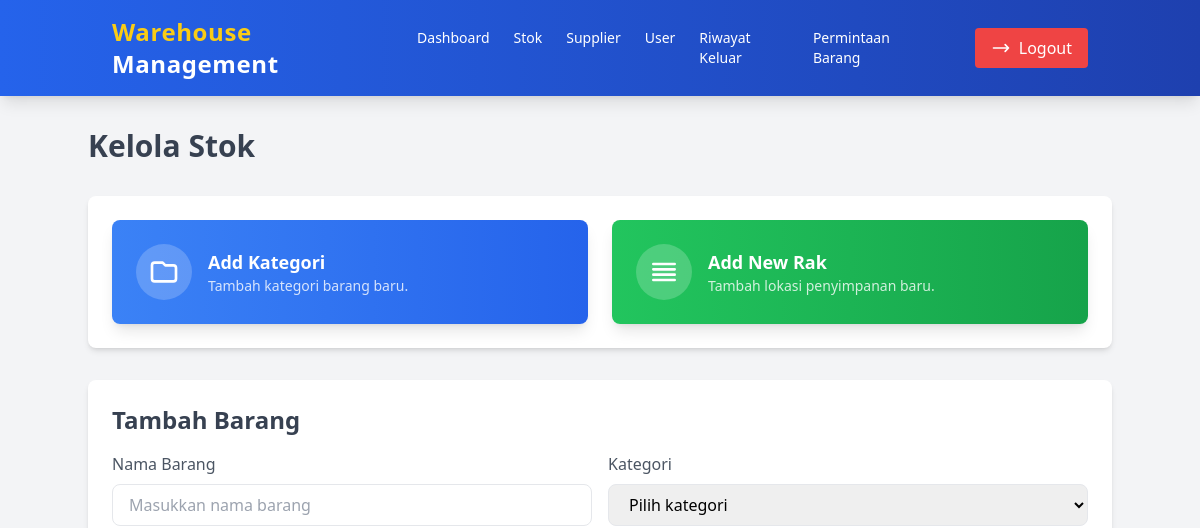
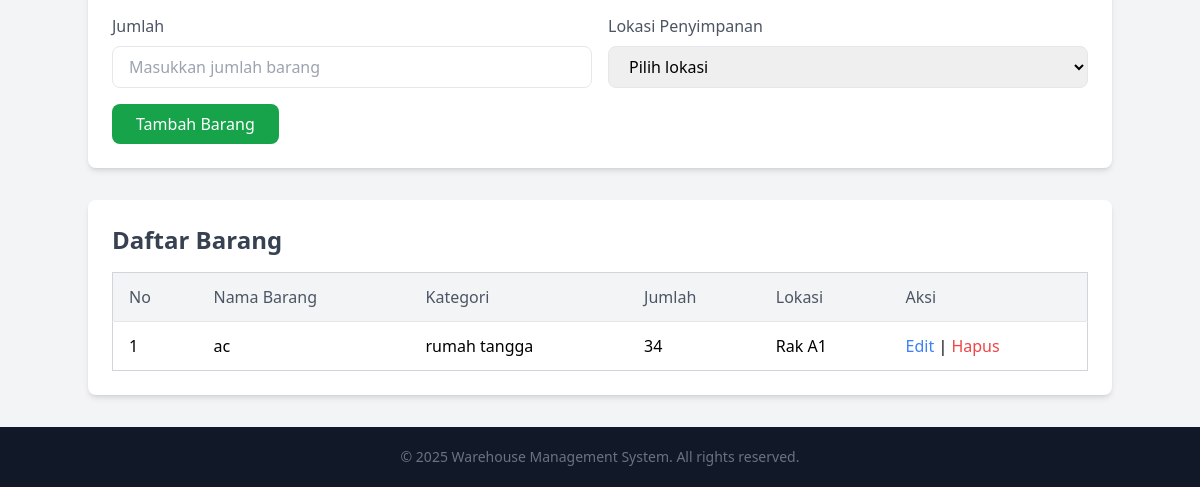
Before: /admin/kelola_stok.php with the older database file (2 pictures, top to bottom).
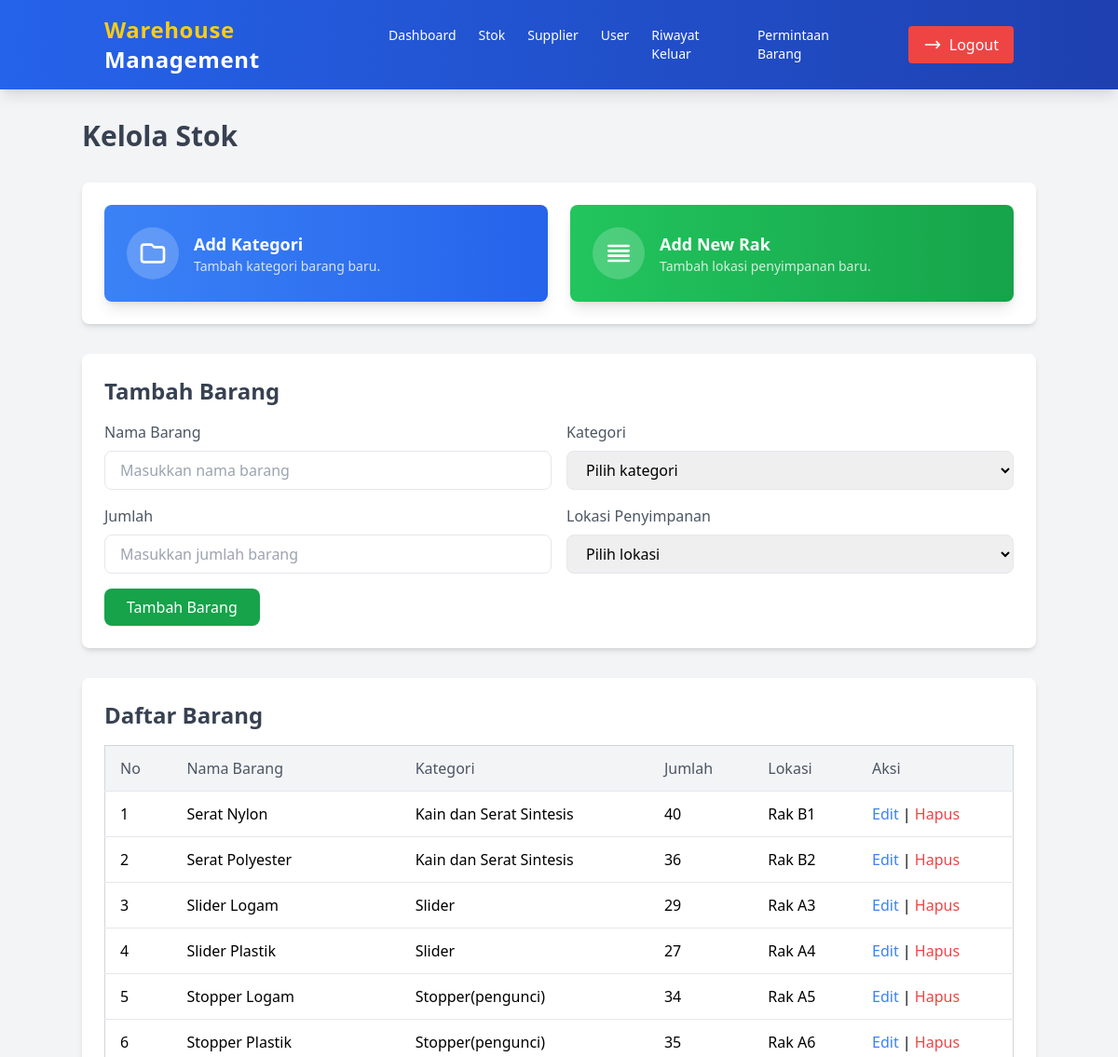
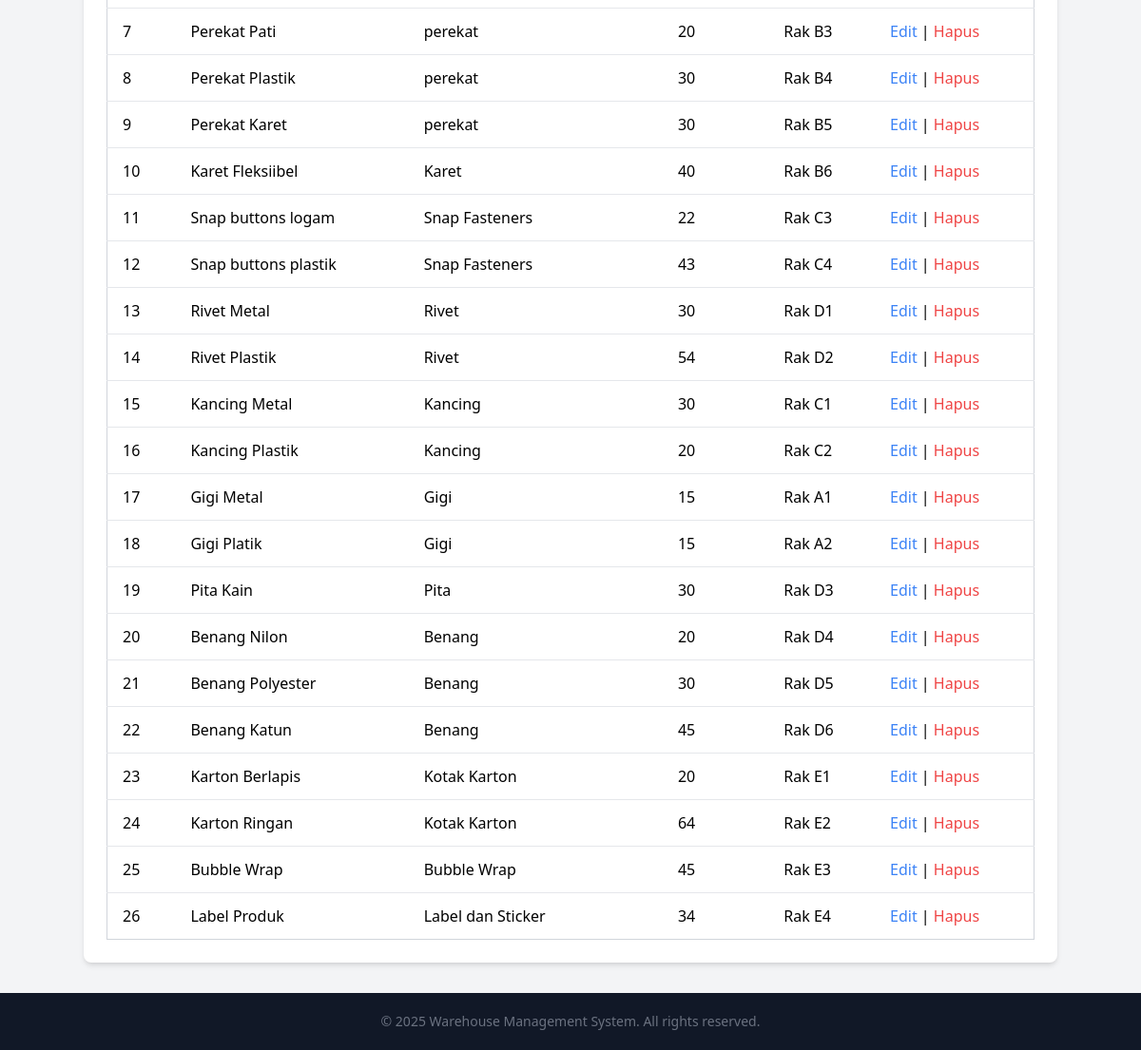
After: the same page with the newer database file (2 pictures, top to bottom).
### tables this page shows
CREATE TABLE `stok_barang` (
  `id_barang` int(15) NOT NULL,
  `nama_barang` varchar(255) NOT NULL,
  `id_kategori` int(15) NOT NULL,
  `jumlah` int(255) NOT NULL,
  `id_rak` int(15) NOT NULL
);

CREATE TABLE `kategori_barang` (
  `id_kategori` int(15) NOT NULL,
  `nama_kategori` varchar(100) NOT NULL
);

CREATE TABLE `rak_barang` (
  `id_rak` int(15) NOT NULL,
  `lokasi` varchar(25) NOT NULL
);

### admin/kelola_stok.php (the view, shortened to what the changed rows need)
<?php
include('../koneksi.php');
$edit_data = null;
?>
<!DOCTYPE html>
<html lang="en">
<head>
    <script src="https://cdn.tailwindcss.com"></script>
</head>
<body class="bg-gray-100 font-sans leading-normal tracking-normal min-h-screen flex flex-col">
    <div class="container mx-auto mt-8 flex-grow">
        <h1 class="text-3xl font-bold text-gray-700 mb-6">Kelola Stok</h1>
        <div class="bg-white shadow-md rounded-lg p-6 mt-8 flex-grow">
            <h2 class="text-2xl font-bold text-gray-700 mb-4">
                <?php echo $edit_data ? "Edit Barang" : "Tambah Barang"; ?>
            </h2>
        </div>
        <div class="bg-white shadow-md rounded-lg p-6 mt-8 flex-grow">
            <h2 class="text-2xl font-bold text-gray-700 mb-4">Daftar Barang</h2>
            <div class="overflow-x-auto">
                <table class="min-w-full bg-white border border-gray-300 rounded-lg">
                    <thead class="bg-gray-100">
                        <tr>
                            <th class="py-3 px-4 border-b text-left text-gray-600 font-medium">No</th>
                            <th class="py-3 px-4 border-b text-left text-gray-600 font-medium">Nama Barang</th>
                            <th class="py-3 px-4 border-b text-left text-gray-600 font-medium">Kategori</th>
                            <th class="py-3 px-4 border-b text-left text-gray-600 font-medium">Jumlah</th>
                            <th class="py-3 px-4 border-b text-left text-gray-600 font-medium">Lokasi</th>
                            <th class="py-3 px-4 border-b text-left text-gray-600 font-medium">Aksi</th>
                        </tr>
                    </thead>
                    <tbody class="divide-y divide-gray-200">
                        <?php
                            $sql = "SELECT stok_barang.id_barang, stok_barang.nama_barang, kategori_barang.id_kategori, kategori_barang.nama_kategori, stok_barang.jumlah, rak_barang.id_rak, rak_barang.lokasi FROM stok_barang JOIN kategori_barang ON stok_barang.id_kategori = kategori_barang.id_kategori JOIN rak_barang ON stok_barang.id_rak = rak_barang.id_rak";
                            $result = $conn->query($sql);
                            $no = 1;
                            if ($result && $result->num_rows > 0) {
                                while ($row = $result->fetch_assoc()) {
                                    echo "<tr class='hover:bg-gray-50'>
                                            <td class='py-3 px-4'>" . htmlspecialchars($no++) . "</td>
                                            <td class='py-3 px-4'>" . htmlspecialchars($row['nama_barang']) . "</td>
                                            <td class='py-3 px-4'>" . htmlspecialchars($row['nama_kategori']) . "</td>
                                            <td class='py-3 px-4'>" . htmlspecialchars($row['jumlah']) . "</td>
                                            <td class='py-3 px-4'>" . htmlspecialchars($row['lokasi']) . "</td>
                                            <td class='py-3 px-4'>
                                                <a href='?edit=" . $row['id_barang'] . "' class='text-blue-500 hover:underline'>Edit</a> |
                                                <a href='?delete=" . $row['id_barang'] . "' onclick=\"return confirm('Yakin ingin menghapus?')\" class='text-red-500 hover:underline'>Hapus</a>
                                            </td>
                                        </tr>";
                                }
                            } else {
                                echo "<tr>
                                        <td colspan='6' class='py-3 px-4 text-center text-gray-500'>Belum ada data barang.</td>
                                    </tr>";
                            }
                        ?>
                    </tbody>
                </table>
            </div>
        </div>
    </div>
</body>
</html>

Changed rows visible on the page:
removed stok_barang: nama_barang "ac", id_kategori.nama_kategori "rumah tangga", jumlah "34", id_rak.lokasi "Rak A1"
added stok_barang: nama_barang "Serat Nylon", id_kategori.nama_kategori "Kain dan Serat Sintesis", jumlah "40", id_rak.lokasi "Rak B1"
added stok_barang: nama_barang "Serat Polyester", id_kategori.nama_kategori "Kain dan Serat Sintesis", jumlah "36", id_rak.lokasi "Rak B2"
added stok_barang: nama_barang "Slider Logam", id_kategori.nama_kategori "Slider", jumlah "29", id_rak.lokasi "Rak A3"
added stok_barang: nama_barang "Slider Plastik", id_kategori.nama_kategori "Slider", jumlah "27", id_rak.lokasi "Rak A4"
added stok_barang: nama_barang "Stopper Logam", id_kategori.nama_kategori "Stopper(pengunci)", jumlah "34", id_rak.lokasi "Rak A5"
added stok_barang: nama_barang "Stopper Plastik", id_kategori.nama_kategori "Stopper(pengunci)", jumlah "35", id_rak.lokasi "Rak A6"
added stok_barang: nama_barang "Perekat Pati", id_kategori.nama_kategori "perekat", jumlah "20", id_rak.lokasi "Rak B3"
added stok_barang: nama_barang "Perekat Plastik", id_kategori.nama_kategori "perekat", jumlah "30", id_rak.lokasi "Rak B4"
added stok_barang: nama_barang "Perekat Karet", id_kategori.nama_kategori "perekat", jumlah "30", id_rak.lokasi "Rak B5"
added stok_barang: nama_barang "Karet Fleksiibel", id_kategori.nama_kategori "Karet", jumlah "40", id_rak.lokasi "Rak B6"
added stok_barang: nama_barang "Snap buttons logam", id_kategori.nama_kategori "Snap Fasteners", jumlah "22", id_rak.lokasi "Rak C3"
added stok_barang: nama_barang "Snap buttons plastik", id_kategori.nama_kategori "Snap Fasteners", jumlah "43", id_rak.lokasi "Rak C4"
added stok_barang: nama_barang "Rivet Metal", id_kategori.nama_kategori "Rivet", jumlah "30", id_rak.lokasi "Rak D1"
added stok_barang: nama_barang "Rivet Plastik", id_kategori.nama_kategori "Rivet", jumlah "54", id_rak.lokasi "Rak D2"
added stok_barang: nama_barang "Kancing Metal", id_kategori.nama_kategori "Kancing", jumlah "30", id_rak.lokasi "Rak C1"
added stok_barang: nama_barang "Kancing Plastik", id_kategori.nama_kategori "Kancing", jumlah "20", id_rak.lokasi "Rak C2"
added stok_barang: nama_barang "Gigi Metal", id_kategori.nama_kategori "Gigi", jumlah "15", id_rak.lokasi "Rak A1"
added stok_barang: nama_barang "Gigi Platik", id_kategori.nama_kategori "Gigi", jumlah "15", id_rak.lokasi "Rak A2"
added stok_barang: nama_barang "Pita Kain", id_kategori.nama_kategori "Pita", jumlah "30", id_rak.lokasi "Rak D3"
added stok_barang: nama_barang "Benang Nilon", id_kategori.nama_kategori "Benang", jumlah "20", id_rak.lokasi "Rak D4"
added stok_barang: nama_barang "Benang Polyester", id_kategori.nama_kategori "Benang", jumlah "30", id_rak.lokasi "Rak D5"
added stok_barang: nama_barang "Benang Katun", id_kategori.nama_kategori "Benang", jumlah "45", id_rak.lokasi "Rak D6"
added stok_barang: nama_barang "Karton Berlapis", id_kategori.nama_kategori "Kotak Karton", jumlah "20", id_rak.lokasi "Rak E1"
added stok_barang: nama_barang "Karton Ringan", id_kategori.nama_kategori "Kotak Karton", jumlah "64", id_rak.lokasi "Rak E2"
added stok_barang: nama_barang "Bubble Wrap", id_kategori.nama_kategori "Bubble Wrap", jumlah "45", id_rak.lokasi "Rak E3"
added stok_barang: nama_barang "Label Produk", id_kategori.nama_kategori "Label dan Sticker", jumlah "34", id_rak.lokasi "Rak E4"
